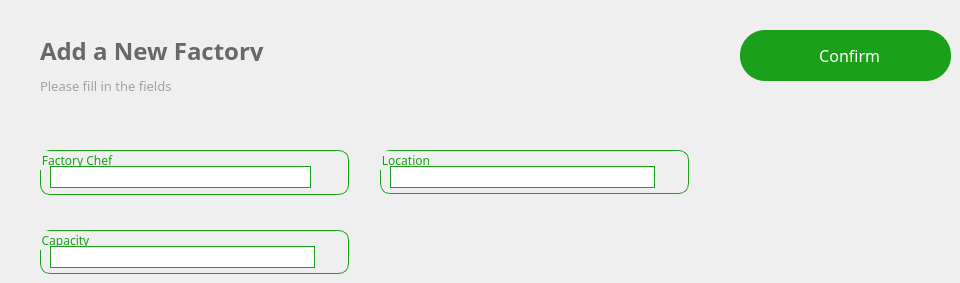
     <widget class="QWidget" name="add_factory">
      <widget class="QGroupBox" name="email_2">
       <property name="geometry">
        <rect>
         <x>380</x>
         <y>150</y>
         <width>309</width>
         <height>44</height>
        </rect>
       </property>
       <property name="font">
        <font>
         <family>Lexend Light</family>
        </font>
       </property>
       <property name="styleSheet">
        <string notr="true">border-radius:10px;
border-color: rgb(27, 160, 25);
border-width : 1.2px;
border-style:solid;
color: rgb(27, 160, 25);
</string>
       </property>
       <property name="title">
        <string>Location</string>
       </property>
       <property name="alignment">
        <set>Qt::AlignLeading|Qt::AlignLeft|Qt::AlignTop</set>
       </property>
       <property name="flat">
        <bool>false</bool>
       </property>
       <property name="checkable">
        <bool>false</bool>
       </property>
       <widget class="QLineEdit" name="email_field_2">
        <property name="geometry">
         <rect>
          <x>10</x>
          <y>16</y>
          <width>265</width>
          <height>22</height>
         </rect>
        </property>
        <property name="styleSheet">
         <string notr="true">border-radius:0px;
border-color: rgb(27, 160, 25);
border-width : 0x;
color:grey;</string>
        </property>
        <property name="text">
         <string/>
        </property>
        <property name="echoMode">
         <enum>QLineEdit::Password</enum>
        </property>
       </widget>
      </widget>
      <widget class="QLabel" name="Sub_title_2">
       <property name="geometry">
        <rect>
         <x>40</x>
         <y>70</y>
         <width>291</width>
         <height>31</height>
        </rect>
       </property>
       <property name="font">
        <font>
         <family>Lexend Light</family>
         <pointsize>10</pointsize>
        </font>
       </property>
       <property name="cursor">
        <cursorShape>PointingHandCursor</cursorShape>
       </property>
       <property name="layoutDirection">
        <enum>Qt::LeftToRight</enum>
       </property>
       <property name="styleSheet">
        <string notr="true">background-color:transparent;
color: #A2A1A8;
border:none;</string>
       </property>
       <property name="text">
        <string>Please fill in the fields</string>
       </property>
       <property name="alignment">
        <set>Qt::AlignLeading|Qt::AlignLeft|Qt::AlignVCenter</set>
       </property>
      </widget>
      <widget class="QGroupBox" name="name_2">
       <property name="geometry">
        <rect>
         <x>40</x>
         <y>150</y>
         <width>309</width>
         <height>45</height>
        </rect>
       </property>
       <property name="font">
        <font>
         <family>Lexend Light</family>
        </font>
       </property>
       <property name="styleSheet">
        <string notr="true">border-radius:10px;
border-color: rgb(27, 160, 25);
border-width : 1.2px;
border-style:solid;
color: rgb(27, 160, 25);
</string>
       </property>
       <property name="title">
        <string>Factory Chef</string>
       </property>
       <property name="alignment">
        <set>Qt::AlignLeading|Qt::AlignLeft|Qt::AlignTop</set>
       </property>
       <property name="flat">
        <bool>false</bool>
       </property>
       <property name="checkable">
        <bool>false</bool>
       </property>
       <widget class="QLineEdit" name="name_field_2">
        <property name="enabled">
         <bool>true</bool>
        </property>
        <property name="geometry">
         <rect>
          <x>10</x>
          <y>16</y>
          <width>261</width>
          <height>22</height>
         </rect>
        </property>
        <property name="styleSheet">
         <string notr="true">border-radius:0px;
border-color: rgb(27, 160, 25);
border-width : 0x;
color:grey;</string>
        </property>
        <property name="text">
         <string/>
        </property>
       </widget>
      </widget>
      <widget class="QLabel" name="Title_2">
       <property name="geometry">
        <rect>
         <x>40</x>
         <y>40</y>
         <width>381</width>
         <height>21</height>
        </rect>
       </property>
       <property name="font">
        <font>
         <family>Lexend</family>
         <pointsize>18</pointsize>
         <bold>true</bold>
        </font>
       </property>
       <property name="styleSheet">
        <string notr="true">color: rgb(104, 104, 104);
border:none;</string>
       </property>
       <property name="text">
        <string>Add a New Factory</string>
       </property>
      </widget>
      <widget class="QGroupBox" name="phone_number_2">
       <property name="geometry">
        <rect>
         <x>40</x>
         <y>230</y>
         <width>309</width>
         <height>44</height>
        </rect>
       </property>
       <property name="font">
        <font>
         <family>Lexend Light</family>
        </font>
       </property>
       <property name="styleSheet">
        <string notr="true">border-radius:10px;
border-color: rgb(27, 160, 25);
border-width : 1.2px;
border-style:solid;
color: rgb(27, 160, 25);
</string>
       </property>
       <property name="title">
        <string>Capacity</string>
       </property>
       <property name="alignment">
        <set>Qt::AlignLeading|Qt::AlignLeft|Qt::AlignTop</set>
       </property>
       <property name="flat">
        <bool>false</bool>
       </property>
       <property name="checkable">
        <bool>false</bool>
       </property>
       <widget class="QLineEdit" name="phone_field_2">
        <property name="geometry">
         <rect>
          <x>10</x>
          <y>16</y>
          <width>265</width>
          <height>22</height>
         </rect>
        </property>
        <property name="styleSheet">
         <string notr="true">border-radius:0px;
border-color: rgb(27, 160, 25);
border-width : 0x;
color:grey;</string>
        </property>
        <property name="text">
         <string/>
        </property>
        <property name="echoMode">
         <enum>QLineEdit::Normal</enum>
        </property>
       </widget>
      </widget>
      <widget class="QPushButton" name="confirm_factory_btn">
       <property name="geometry">
        <rect>
         <x>740</x>
         <y>30</y>
         <width>211</width>
         <height>51</height>
        </rect>
       </property>
       <property name="styleSheet">
        <string notr="true">*{
background:#1ba019;
border-radius:25px;
color:white;
font-family: Lexend;
font-size:16px;
}
QPushButton:hover
{
background:#00b521;
color:white;
border-left:3px solid #1BA019 ; 
border-color:none;
border-radius:25px;




}
QPushButton:pressed
{
background:#013220;
color:black;
border-radius:25px;
color:white;
font-family: Lexend;
font-size:16px;
border-radius:10px;
border-left:3.5px solid #1BA019 ; 


/*background: qlineargradient(x1: 0, y1: 0, x2: 0, y2: 1,
                                stop: 0 #ffffff, stop: 1 #dcdcdc);*/
}</string>
       </property>
       <property name="text">
        <string>  Confirm</string>
       </property>
       <property name="icon">
        <iconset>
         <normalon>:/images/add-circle.png</normalon>
        </iconset>
       </property>
       <property name="iconSize">
        <size>
         <width>200</width>
         <height>200</height>
        </size>
       </property>
      </widget>
     </widget>
